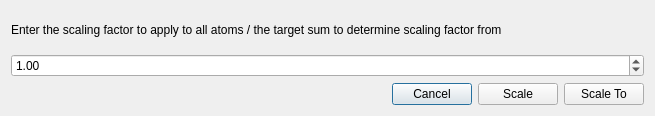
<?xml version="1.0" encoding="UTF-8"?>
<ui version="4.0">
 <class>ScaleChargesDialog</class>
 <widget class="QDialog" name="ScaleChargesDialog">
  <property name="geometry">
   <rect>
    <x>0</x>
    <y>0</y>
    <width>655</width>
    <height>116</height>
   </rect>
  </property>
  <property name="windowTitle">
   <string>Scale Charges</string>
  </property>
  <layout class="QVBoxLayout" name="verticalLayout">
   <item>
    <widget class="QLabel" name="label">
     <property name="text">
      <string>Enter the scaling factor to apply to all atoms / the target sum to determine scaling factor from</string>
     </property>
    </widget>
   </item>
   <item>
    <widget class="QDoubleSpinBox" name="ScaleSpinBox">
     <property name="minimum">
      <double>-100.000000000000000</double>
     </property>
     <property name="maximum">
      <double>100.000000000000000</double>
     </property>
     <property name="value">
      <double>1.000000000000000</double>
     </property>
    </widget>
   </item>
   <item>
    <layout class="QHBoxLayout" name="horizontalLayout">
     <item>
      <spacer name="horizontalSpacer">
       <property name="orientation">
        <enum>Qt::Horizontal</enum>
       </property>
       <property name="sizeHint" stdset="0">
        <size>
         <width>40</width>
         <height>20</height>
        </size>
       </property>
      </spacer>
     </item>
     <item>
      <widget class="QPushButton" name="CancelButton">
       <property name="text">
        <string>Cancel</string>
       </property>
       <property name="icon">
        <iconset theme=":/icons"/>
       </property>
      </widget>
     </item>
     <item>
      <widget class="QPushButton" name="ScaleButton">
       <property name="text">
        <string>Scale</string>
       </property>
      </widget>
     </item>
     <item>
      <widget class="QPushButton" name="ScaleToButton">
       <property name="text">
        <string>Scale To</string>
       </property>
      </widget>
     </item>
    </layout>
   </item>
  </layout>
 </widget>
 <resources/>
 <connections/>
</ui>
